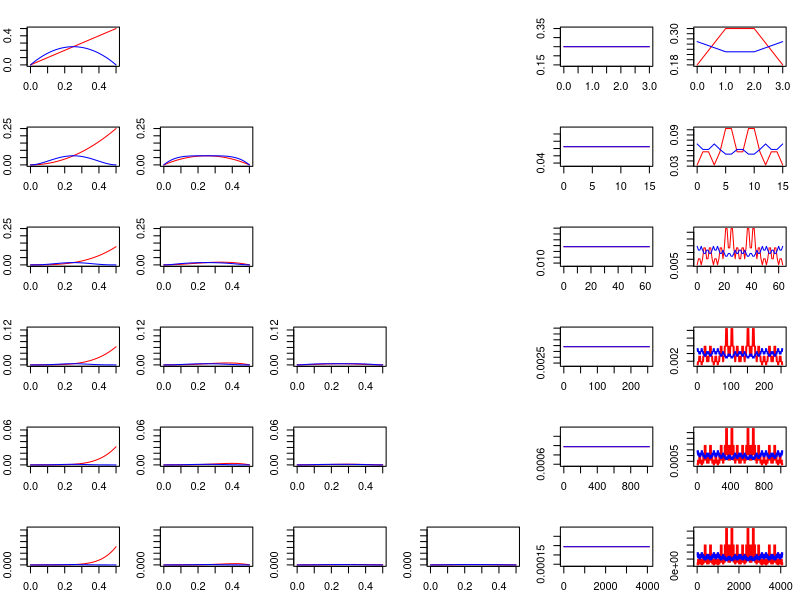

The R script that drew this image:
# this is a test script to prove see how xor changes the bit pattern distribution when using 2 bits to represent DNA,

# experiment holds because because 
#    1. complement of a letter is the bit inverse, 
#    2. 2 bits, 
#    3. mutually exclusive letters.

# if probability for p(A) = p(T) = p, then p(C) = p(G) = 0.5 - p
# xor of a character from seq and a char of its reverse complement has patterns 00, 01, 10, 11, each is a aggregate of specific
#   combinations of A,T,C,G.  e.g. 00 = AA, TT, CC, GG. 
#   p(00) = p(11) = 0.5 - 2x + 4x^2,  p(01) = p(10) = 2x - 4x^2
#   quadratic, with min/max at x = 0.25
# compared to y=x, the 2 functions cross at x = 0 and x = 0.25

# to evaluate distribution, 2 sets of plots are analyzed:
#   1. p(s) vs x, x in [0, 0.5].  s is a sequence of 1 .. 6 characters.  choosing 6 because 12 bits cover 4096 processors.
#         this set of experiments show how probably a subsequence with a specific proportion of {00, 11} vs {01, 10} changes as p changes
#         p from real genome, e.g. 0.18 for p(A) = p(T) in human
#   2. p(s) vs proc_id, for number of procs from {4, 16,64, 256, 1024,4096}.  s is set to the processor id (key for distribution)
#         
# Results:
#   1. xor produces an even function for the probability distribution, and is more flat as p changes.  therefore, xor is more robust
#         w.r.t. p changes.  Also effect of p being big (close to 0.5) is less pronounced
#   2. when p = 0.25, as expected, even distribution.  when p <> 0.25, xor version is a lot smoother, but not completely flat.
#
# Conclusion:
#   xor is a good operator to promote load balancing when distributing kmers, under the assumption that 
#      we use 2bit DNA alphabet, and complement can be obtained using bit inverse.


# NOT YET ANALYZED:  using 3 bits (DNA5) or 4 bits (IUPAC)
#       DNA5 issue:  condition 1 fails.
#       IUPAC issue:  condition 3 fails, so some letter's probability are additive. (or alternatively, certain NOT some letters.)


plotfunc <- function(p, y, z, prange) {
  op <- par(mar = par("mar")/2)
  plot(p, y, ylim=prange, type='l', col='#FF0000')
  par(new=T)
  plot(p, z, ylim=prange, axes=F, type='l', col='#0000FF', xlab='', ylab='')  
  par(op)
}

plotloads <- function(p, i) {
  q = 0.5 - 2 * p + 4 * p * p
  
  nprocs <- 1
  for (x in 1:i) {
    nprocs <- nprocs * 4
  }
  
  # allocate
  procs <- array(0:(nprocs - 1))
  
  # now for each proc, determine it's values
  y <- rep(1, nprocs)
  z <- rep(1, nprocs)
  div <- nprocs / 4
  for (x in 1:i) {
    pt <- (procs %/% div) %% 4
    
    y[pt == 0] = y[pt == 0] * p
    y[pt == 1] = y[pt == 1] * (0.5 - p)
    y[pt == 2] = y[pt == 2] * (0.5 - p)
    y[pt == 3] = y[pt == 3] * p

    z[pt == 0] = z[pt == 0] * q
    z[pt == 1] = z[pt == 1] * (0.5 - q)
    z[pt == 2] = z[pt == 2] * (0.5 - q)
    z[pt == 3] = z[pt == 3] * q
        
    div <- div / 4
  }

  r <- range(c(y,z))
  
  
  op <- par(mar = par("mar")/2)
  plot(procs, y, ylim=r, type='l', col='red')
  par(new=T)
  plot(procs, z, ylim=r, axes=F, type='l', col='blue', xlab='', ylab='')  
  par(op)
  
  
}

plotempty <- function() {
  op <- par(mar = par("mar")/2)
  plot.new()
  par(op)
}

p <- array(0:100) * 0.005
pp <- 0.5 - p

q <- 2*p - 4 * p * p
qq <- 0.5 - q



#get( getOption( "device" ) )()
par(mfrow=c(6,6))


# i = 1
r <- c(0, 0.5)
y <- p
z <- q
plotfunc(p, y, z, r)

plotempty()
plotempty()
plotempty()

plotloads(0.25, 1)
plotloads(0.18, 1)

# i = 2
r <- c(0, 0.25)
y <- p * p
z <- q * q
plotfunc(p, y, z, r)

y <- p * pp
z <- q * qq
plotfunc(p, y, z, r)

plotempty()
plotempty()

plotloads(0.25, 2)
plotloads(0.18, 2)


# i = 3
r <- c(0, 0.25)
y <- p * p * p
z <- q * q * q
plotfunc(p, y, z, r)

y <- p * p * pp
z <- q * q * qq
plotfunc(p, y, z, r)

plotempty()
plotempty()

plotloads(0.25, 3)
plotloads(0.18, 3)


# i = 4
r <- c(0, 0.125)
y <- p * p * p * p
z <- q * q * q * q
plotfunc(p, y, z, r)

y <- p * p * p * pp
z <- q * q * q * qq
plotfunc(p, y, z, r)

y <- p * p * pp * pp
z <- q * q * qq * qq
plotfunc(p, y, z, r)

plotempty()

plotloads(0.25, 4)
plotloads(0.18, 4)

# i = 5
r <- c(0, 0.0625)
y <- p * p * p * p * p
z <- q * q * q * q * q
plotfunc(p, y, z, r)

y <- p * p * p * p * pp
z <- q * q * q * q * qq
plotfunc(p, y, z, r)

y <- p * p * p * pp * pp
z <- q * q * q * qq * qq
plotfunc(p, y, z, r)

plotempty()

plotloads(0.25, 5)
plotloads(0.18, 5)

# i = 6
r <- c(0, 0.03125)
y <- p * p * p * p * p * p
z <- q * q * q * q * q * q
plotfunc(p, y, z, r)

y <- p * p * p * p * p * pp
z <- q * q * q * q * q * qq
plotfunc(p, y, z, r)

y <- p * p * p * p * pp * pp
z <- q * q * q * q * qq * qq
plotfunc(p, y, z, r)

y <- p * p * p * pp * pp * pp
z <- q * q * q * qq * qq * qq
plotfunc(p, y, z, r)

plotloads(0.25, 6)
plotloads(0.18, 6)
